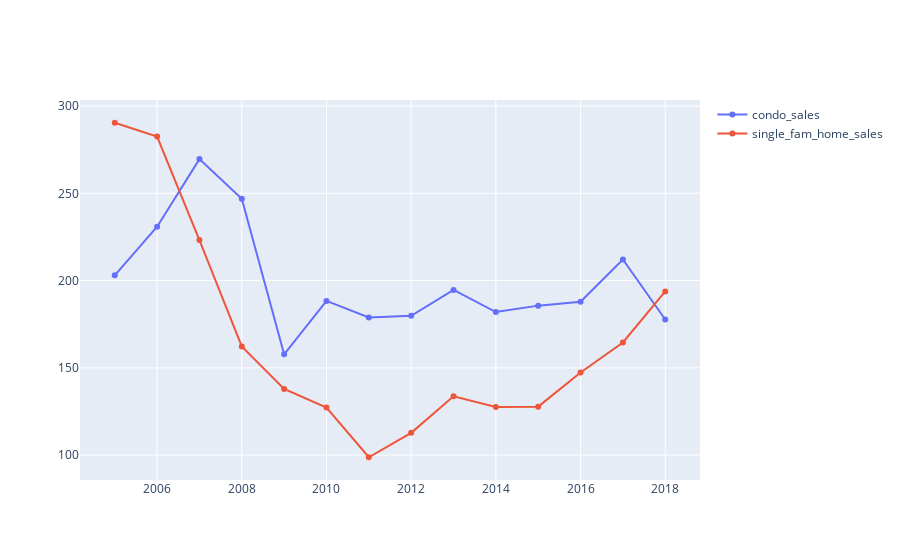

Write notebook code for a chart like this one.
### Code cell
# data munging to get desired plot
sales = pd.pivot_table(sales, values= ['single_fam_home_sales', 'condo_sales'], index= ['year'], aggfunc=np.mean)

# ploty
fig = go.Figure()
for col in sales.columns:
    fig.add_trace(go.Scatter(x=sales.index, y=sales[col].values,
                             name = col,
                             mode = 'markers+lines',
                             line=dict(shape='linear'),
                             connectgaps=True
                             )
                 )
fig.show()

### Figure 1 — Plotly figure (JSON) as saved in the notebook; plotly's stock layout.template omitted (floating-point values rounded to 4 significant figures)
{"data": [{"connectgaps": true, "line": {"shape": "linear"}, "mode": "markers+lines", "name": "condo_sales", "type": "scatter", "x": [2005, 2006, 2007, 2008, 2009, 2010, 2011, 2012, 2013, 2014, 2015, 2016, 2017, 2018], "y": [203, 230.9, 269.6, 246.9, 157.8, 188.4, 178.9, 179.8, 194.6, 182.0, 185.6, 187.8, 212.1, 177.7]}, {"connectgaps": true, "line": {"shape": "linear"}, "mode": "markers+lines", "name": "single_fam_home_sales", "type": "scatter", "x": [2005, 2006, 2007, 2008, 2009, 2010, 2011, 2012, 2013, 2014, 2015, 2016, 2017, 2018], "y": [290.4, 282.5, 223.2, 162.3, 137.9, 127.3, 98.76, 112.8, 133.7, 127.6, 127.8, 147.3, 164.5, 193.8]}], "layout": {}}
